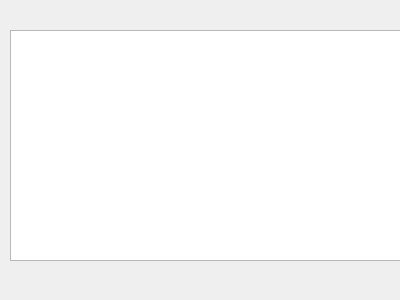
<?xml version="1.0" encoding="UTF-8"?>
<ui version="4.0">
 <class>MainWindow</class>
 <widget class="QMainWindow" name="MainWindow">
  <property name="geometry">
   <rect>
    <x>0</x>
    <y>0</y>
    <width>400</width>
    <height>300</height>
   </rect>
  </property>
  <property name="windowTitle">
   <string>MainWindow</string>
  </property>
  <widget class="QWidget" name="centralWidget">
   <widget class="QTextBrowser" name="clientTextArea">
    <property name="geometry">
     <rect>
      <x>10</x>
      <y>30</y>
      <width>391</width>
      <height>231</height>
     </rect>
    </property>
   </widget>
  </widget>
 </widget>
 <layoutdefault spacing="6" margin="11"/>
 <resources/>
 <connections/>
</ui>
